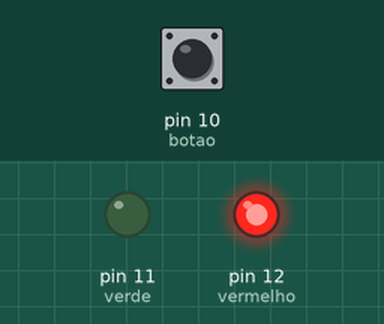
The sketch below on a simulated Arduino Uno, built with avr-gcc and run on an emulated ATmega328P. On the bench: output pins drawn as LEDs (lit = HIGH). The inputs (shaded band) are chosen by the test bench; at power-on: pin 10 (botao) LOW.

Above: at 1.2 s.
1.3 s: pin 10 (botao) pulled HIGH for 0.15 s
At 1.37 s:
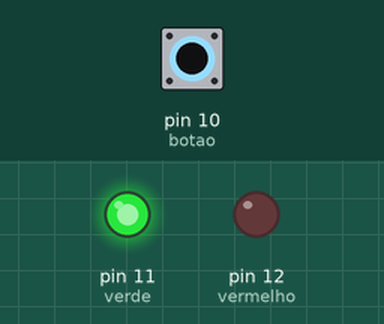
2.9 s: pin 10 (botao) pulled HIGH for 3.2 s
At 7.5 s:
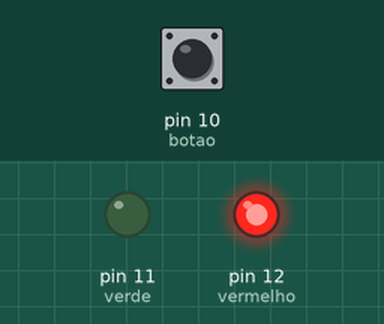
Timing chart, 0 to 9.0 s (numbered marks = the images above; inputs shaded):
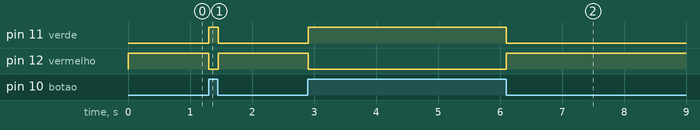

The sketch:

If-2.ino
```cpp
int botao = 10;
int verde = 11;
int vermelho = 12;
int t = 10;

void setup()
{
    pinMode(botao, INPUT);
    pinMode(verde, OUTPUT);
    pinMode(vermelho, OUTPUT);
}

void loop()
{
    boolean estado = digitalRead(botao);
    digitalWrite(verde, estado);
    digitalWrite(vermelho, !estado);
    delay(t);
}
```

Measured:
- after the input at 1.3 s, pin 11 (verde): LOW → HIGH at once, → LOW 0.15 s later; pin 12 (vermelho): HIGH → LOW at once, → HIGH 0.15 s later
- after the input at 2.9 s, pin 11 (verde): LOW → HIGH at once, → LOW 3.2 s later; pin 12 (vermelho): HIGH → LOW at once, → HIGH 3.2 s later
